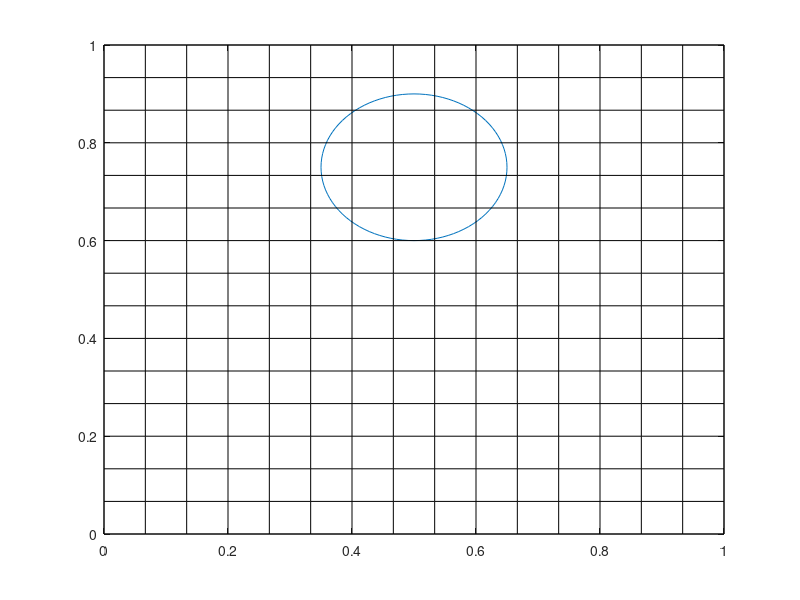

The MATLAB script that drew this image: (Note: this script raises an error after producing the figure.)
clear 
clc

% -------------------------------------------------------------------------
% Interface tracking test
% -------------------------------------------------------------------------


% currently the algorthim fails if the circle falls exactly on the 
% line or corner (try Nx=Ny=11). also for uneven meshes.
Nx =16;
Ny =16;
x = linspace(0,1,Nx);
y = linspace(0,1,Ny);
h = y(3) - y(2);
[X,Y] = meshgrid(x,y);

%% circle stuff
cir_dis = 0:pi/50:2*pi; %decrease step size for more exact circle
xcir = 0.15 * cos(cir_dis) + 0.5;
ycir = 0.15 * sin(cir_dis) + 0.75;
plot(xcir,ycir)
hold on
for i = 1:Nx
    plot(ones(1,length(x))*x(i),y,'k','Linewidth',0.25)
    plot(x,ones(1,length(y))*y(i),'k','Linewidth',0.25)
end

x_pos = 0.5;
y_pos = 0.75;
r = 0.15;

j=1;
for i = 1:length(x)
    if x(i) > x_pos-r && x(i) < x_pos+r
        cir_xloc_x(j) = x(i);
        xnode(j) = i;
        j=j+1;
    end
end

cir_xloc_y1 = -(-((cir_xloc_x-x_pos).^2 - r^2)).^(1/2) + y_pos;
cir_xloc_y2 = (-((cir_xloc_x-x_pos).^2 - r^2)).^(1/2) + y_pos;
cir_xloc_y = [cir_xloc_y1,cir_xloc_y2];
% cir_xloc_x = [cir_xloc_x,cir_xloc_x];
% xnode = [xnode];

for i=1:length(xnode)
    for j=1:length(x)-1 %changed from x to y
    if y(j) < cir_xloc_y1(i) && y(j+1) > cir_xloc_y1(i)
    ynodefromx1(i) = j;
    end
    if y(j) < cir_xloc_y2(i) && y(j+1) > cir_xloc_y2(i)
    ynodefromx2(i) = j;
    end
    end
end
ynodefromx1(ynodefromx1<1) = 1;
ynodefromx2(ynodefromx2<1) = 1;


j=1;
for i = 1:length(y)
    if y(i) > y_pos-r && y(i) < y_pos+r
        cir_yloc_y(j) = y(i);
        ynode(j) = i;
        j=j+1;
    end
end

cir_yloc_x2 = (-((cir_yloc_y-y_pos).^2 - r^2)).^(1/2) + x_pos;
cir_yloc_x1 = -(-((cir_yloc_y-y_pos).^2 - r^2)).^(1/2) + x_pos;
cir_yloc_x = [cir_yloc_x1,cir_yloc_x2];


for i=1:length(ynode)
    for j=1:length(y)-1
    if x(j) < cir_yloc_x1(i) && x(j+1) > cir_yloc_x1(i)
    xnodefromy1(i) = j;
    end
    if x(j) < cir_yloc_x2(i) && x(j+1) > cir_yloc_x2(i)
    xnodefromy2(i) = j;
    end
    end
end
xnodefromy1(xnodefromy1<1) = 1;
xnodefromy2(xnodefromy2<1) = 1;

%[m,leftcir_min] = min(cir_xloc_y1); %yvalues on bottom 
%[m,rightcir_max] = max(cir_xloc_y2); %yvalues on top
[m,leftcir_min] = min(cir_yloc_x1); %xvales on left
[m,rightcir_max] = max(cir_yloc_x2); %xvalues on right

% bot_ycir_x = [cir_yloc_x1(1:botcir_min),cir_yloc_x2(1:topcir_max)];
% top_ycir_x = [cir_yloc_x1(botcir_min:end),cir_yloc_x2(topcir_max:end)];

C =CFDsemiTrapzoid(cir_xloc_x,cir_yloc_y,cir_yloc_x, ...
    cir_xloc_y,cir_xloc_y1, cir_xloc_y2, cir_yloc_x1,cir_yloc_x2,...
    ynodefromx1, ynodefromx2, xnodefromy1, xnodefromy2, xnode, ynode,...
    h,r,x,y);

C = CFDtri1(cir_xloc_x,cir_yloc_y,cir_yloc_x, ...
    cir_xloc_y,cir_xloc_y1, cir_xloc_y2, cir_yloc_x1,cir_yloc_x2,...
    ynodefromx1, ynodefromx2, xnodefromy1, xnodefromy2, xnode, ynode,...
    h,r,x,y,C,leftcir_min,rightcir_max);

% botleft_ycir_x = cir_yloc_x1(1:botcir_min);
% topleft_ycir_x = cir_yloc_x1(botcir_min:end);
% botright_ycir_x = cir_yloc_x2(1:topcir_max);
% topright_ycir_x = cir_yloc_x2(topcir_max:end);
%keep these cause trap may use them


cir_xloc_x = [cir_xloc_x,cir_xloc_x];
cir_yloc_y = [cir_yloc_y,cir_yloc_y];
plot(cir_xloc_x,cir_xloc_y,'o')
plot(cir_yloc_x,cir_yloc_y,'o')


T = 2;
t = T/2; %this is for book example, deliverable 2 has t = T/pi
PHI = 1/pi .* cos(pi*t/T).*sin(pi.*X).^2 .* sin(pi.*Y).^2;

u = -2.*cos(pi.*t./T).*sin(pi.*X).^2 .* sin(pi.*Y).*cos(pi.*Y);
v = 2.*cos(pi.*t./T).*sin(pi.*Y).^2 .* sin(pi.*X).*cos(pi.*X);

figure
quiver(X,Y,u,v)
% C = (u.^2 + v.^2).^(1/2);
